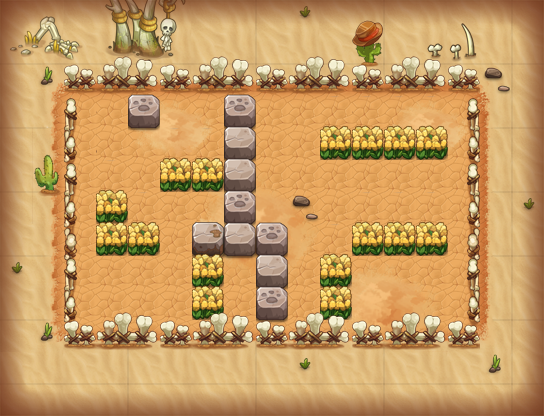

This game map was drawn from its Tiled (.tmx) file and the tilesets committed beside it. A one-line description and the trimmed map source follow:
An orthogonal 17x13 tile map with 32x32 px tiles, 15 tile layers (PASS, 块层 2, 块层 15, 块层 4, ...) and 9 objects (6x TRAP, 2x jdsc2, PLAYER).

<map version="1.0" orientation="orthogonal" width="17" height="13" tilewidth="32" tileheight="32">
 <properties>
  <property name="DESTRY1" value="255" />
  <property name="DESTRY2" value="314" />
  <property name="DESTRY3" value="224" />
  <property name="DESTRY_COUNT" value="3" />
  <property name="EXP" value="245" />
  <property name="ITEM" value="D005" />
  <property name="MONEY" value="368" />
 </properties>
 <tileset firstgid="1" name="hmpy" tilewidth="32" tileheight="32">
  <image source="hmpy.png" width="500" height="1024" />
 </tileset>
 <layer name="PASS" width="17" height="13">
  <data>[221 cells, 172 non-empty, 10 distinct tile ids]</data>
 </layer>
 <layer name="块层 2" width="17" height="13">
  <data>[221 cells, 140 non-empty, 27 distinct tile ids]</data>
 </layer>
 <layer name="块层 15" width="17" height="13">
  <data>[221 cells, 44 non-empty, 36 distinct tile ids]</data>
 </layer>
 <layer name="块层 4" width="17" height="13">
  <data>[221 cells, 38 non-empty, 27 distinct tile ids]</data>
 </layer>
 <layer name="块层 3" width="17" height="13">
  <data>[221 cells, 61 non-empty, 14 distinct tile ids]</data>
 </layer>
 <layer name="块层 5" width="17" height="13">
  <data>[221 cells, 26 non-empty, 4 distinct tile ids]</data>
 </layer>
 <layer name="块层 14" width="17" height="13">
  <data>[221 cells, 60 non-empty, 5 distinct tile ids]</data>
 </layer>
 <layer name="SHELTER 9" width="17" height="13">
  <data>[221 cells, 11 non-empty, 3 distinct tile ids]</data>
 </layer>
 <layer name="SHELTER 8" width="17" height="13">
  <data>[221 cells, 3 non-empty, 2 distinct tile ids]</data>
 </layer>
 <layer name="SHELTER 7" width="17" height="13">
  <data>[221 cells, 3 non-empty, 2 distinct tile ids]</data>
 </layer>
 <layer name="SHELTER 6" width="17" height="13">
  <data>[221 cells, 8 non-empty, 4 distinct tile ids]</data>
 </layer>
 <layer name="SHELTER 5" width="17" height="13">
  <data>[221 cells, 2 non-empty, 2 distinct tile ids]</data>
 </layer>
 <layer name="SHELTER 4" width="17" height="13">
  <data>[221 cells, 3 non-empty, 2 distinct tile ids]</data>
 </layer>
 <layer name="SHELTER 3" width="17" height="13">
  <data>[221 cells, 5 non-empty, 2 distinct tile ids]</data>
 </layer>
 <layer name="SHELTER 2" width="17" height="13">
  <data>[221 cells, 2 non-empty, 1 distinct tile ids]</data>
 </layer>
 <objectgroup name="对象层 1" width="17" height="13">
  <object name="PLAYER" type="PLAYER" x="160" y="96" width="32" height="32" />
  <object name="block1" type="TRAP" x="96" y="128" width="32" height="32">
   <properties>
    <property name="trap_ani" value="blok1.actor" />
    <property name="trap_blok" value="true" />
    <property name="trap_id" value="0" />
   </properties>
  </object>
  <object name="jdsc2" x="416" y="96" width="32" height="32">
   <properties>
    <property name="lua_ai" value="monster_jdsc_ai" />
    <property name="quality" value="jdsc2.quality" />
   </properties>
  </object>
  <object name="jdsc2" x="416" y="288" width="32" height="32">
   <properties>
    <property name="lua_ai" value="monster_jdsc_ai" />
    <property name="quality" value="jdsc2.quality" />
   </properties>
  </object>
  <object name="zi_dan_right1" type="TRAP" x="288" y="192" width="32" height="32">
   <properties>
    <property name="trap_ani" value="fire_cat_right.actor" />
    <property name="trap_delay" value="2" />
    <property name="trap_id" value="0" />
    <property name="trap_script" value="trap(&quot;zi_dan_right1&quot;):setAtkPower(target(&quot;PLAYER&quot;):getHP()*0.1);trap(&quot;zi_dan_right1&quot;):turnRight(); trap(&quot;zi_dan_right1&quot;):getAI():getActions():addObject( AIUseSkill:create(   SkillLua:create(&quot;skill_0001&quot;)  )  );" />
    <property name="trap_start_mode" value="2" />
    <property name="trap_state" value="open" />
   </properties>
  </object>
  <object name="zi_dan_down2" type="TRAP" x="160" y="224" width="32" height="32">
   <properties>
    <property name="trap_ani" value="fire_cat_down.actor" />
    <property name="trap_delay" value="2" />
    <property name="trap_id" value="0" />
    <property name="trap_script" value="trap(&quot;zi_dan_down2&quot;):setAtkPower(target(&quot;PLAYER&quot;):getHP()*0.1);trap(&quot;zi_dan_down2&quot;):turnDown(); trap(&quot;zi_dan_down2&quot;):getAI():getActions():addObject( AIUseSkill:create(   SkillLua:create(&quot;skill_0001&quot;)  )  );" />
    <property name="trap_start_mode" value="2" />
    <property name="trap_state" value="open" />
   </properties>
  </object>
  <object name="block_control1" type="TRAP" x="224" y="288" width="32" height="32">
   <properties>
    <property name="trap_ani" value="switch.actor" />
    <property name="trap_floor" value="true" />
    <property name="trap_id" value="0" />
    <property name="trap_script" value="trap(&quot;block_control1&quot;):setOpened(false);trap(&quot;block1&quot;):setOpened(false)" />
    <property name="trap_sound_id" value="2" />
    <property name="trap_start_mode" value="0" />
    <property name="trap_state" value="open" />
   </properties>
  </object>
  <object name="mp1" type="TRAP" x="96" y="96" width="32" height="32">
   <properties>
    <property name="trap_ani" value="mp.actor" />
    <property name="trap_floor" value="true" />
    <property name="trap_id" value="0" />
    <property name="trap_script" value="trap_moveto(&quot;PLAYER&quot;, &quot;mp1&quot;,target(&quot;mp2&quot;):getX(),target(&quot;mp2&quot;):getY() );" />
    <property name="trap_sound_id" value="1" />
    <property name="trap_start_mode" value="0" />
    <property name="trap_state" value="open" />
   </properties>
  </object>
  <object name="mp2" type="TRAP" x="288" y="288" width="32" height="32">
   <properties>
    <property name="trap_ani" value="mp.actor" />
    <property name="trap_floor" value="true" />
    <property name="trap_id" value="0" />
    <property name="trap_script" value="trap_moveto(&quot;PLAYER&quot;, &quot;mp2&quot;,target(&quot;mp1&quot;):getX(),target(&quot;mp1&quot;):getY() );" />
    <property name="trap_sound_id" value="1" />
    <property name="trap_start_mode" value="0" />
    <property name="trap_state" value="open" />
   </properties>
  </object>
 </objectgroup>
</map>
